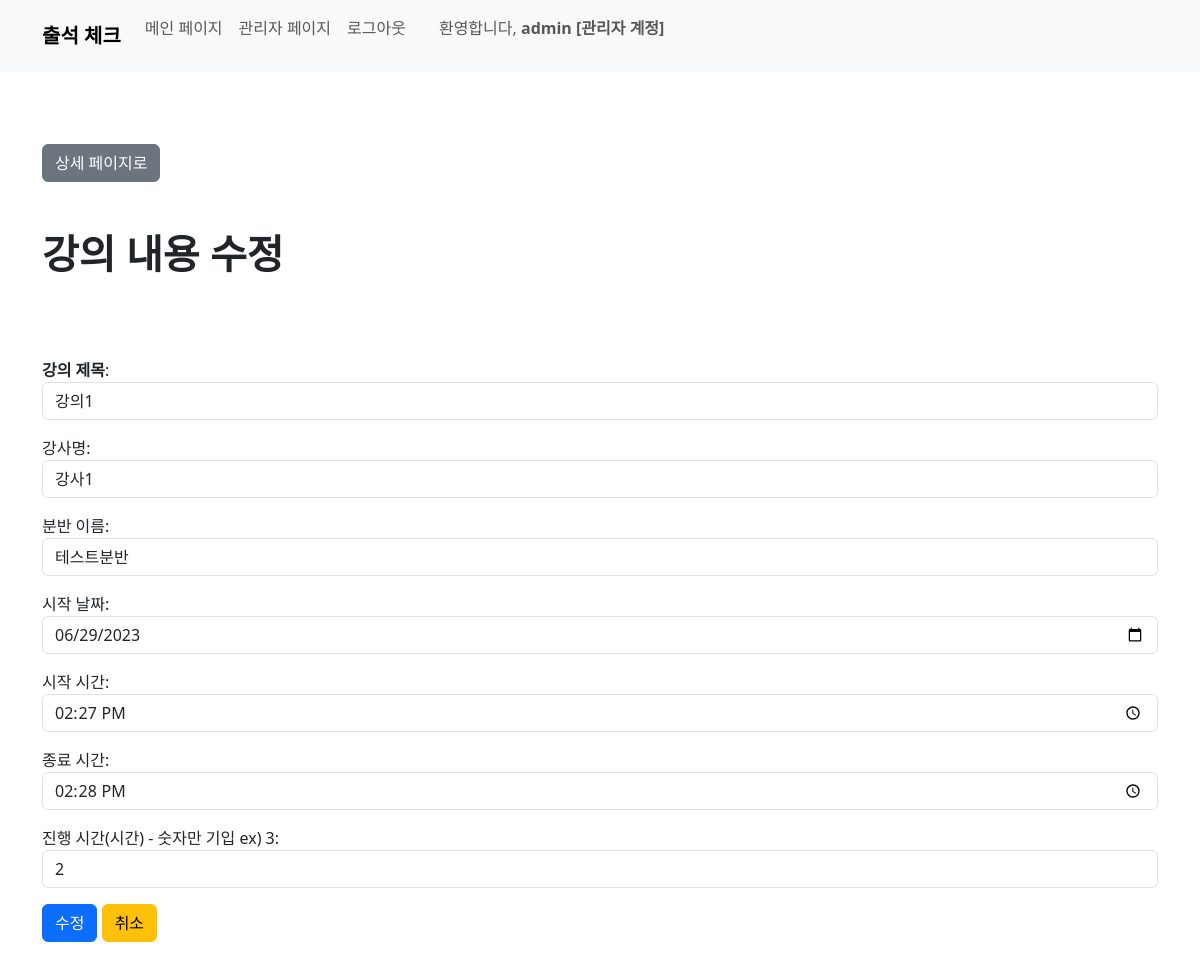
The page /course/edit/1/ (signed in) on the database its author committed.
### course/models.py (models this page shows, shortened)
class Course(models.Model):
    course_name = models.CharField(max_length=50)
    teacher_name = models.CharField(max_length=20)
    division_name = models.ForeignKey(Division, on_delete=models.CASCADE)
    start_date = models.DateField()
    start_at = models.TimeField()
    end_at = models.TimeField()
    hours = models.IntegerField()

### course/views.py (the view)
# urls.py: path('edit/<int:pk>/', views.edit_course, name='edit_course'),
@user_passes_test(lambda u: u.is_staff, login_url='/') # 권한 없으면 홈으로
def edit_course(request, pk):
    course = get_object_or_404(Course, pk=pk)
    if request.method == 'POST':
        form = CourseForm(request.POST, instance=course)
        if form.is_valid():
            form.save()
            return redirect('course:course_detail', pk=course.pk)
    else:
        form = CourseForm(instance=course)
    context = {'form': form, 'course':course}
    return render(request, 'course/edit_course.html', context)

### user/models.py (called while the page is built)
    def __str__(self):
        return self.name

### course/templates/course/edit_course.html (shortened to what this page needs)
{% load static %}
{% load django_bootstrap5 %}
{% bootstrap_css %}
<!DOCTYPE html>
<html>
<head>
</head>
<body>
  {% include 'home/navbar.html' %}
  <br><br><br>
    <div class="container">
      <a class="btn btn-secondary" href="{% url 'course:course_detail' course.pk %}" role="button">상세 페이지로</a>
      <br><br><br>
      <h1><b>강의 내용 수정</b></h1>
      <br><br><br>
      <form method="post">
        {{ form.as_p }}
        <button type="submit" class="btn btn-primary">수정</button>
        <a class="btn btn-warning" href="{% url 'course:course_detail' course.pk %}" role="button">취소</a>
      </form>
  </div>
</body>
</html>

### home/templates/home/navbar.html (shortened to what this page needs)
{% load django_bootstrap5 %}
{% bootstrap_css %}
<nav class="navbar navbar-expand-lg bg-body-tertiary bg-light">
  <div class="container-fluid container">
      <a class="navbar-brand" href="{% url 'home:home' %}"><b>출석 체크</b></a>
      <div class="collapse navbar-collapse" id="navbarNav">
          <ul class="navbar-nav mb-3">
              {% if user.is_authenticated %}
                  {% if user.is_staff %}
                      <li class="nav-item">
                        <a class="nav-link" aria-current="page" href="{% url 'home:home' %}">메인 페이지</a>
                      </li>
                      <li class="nav-item">
                        <a class="nav-link" aria-current="page" href="{% url 'user:admin_home' %}">관리자 페이지</a>
                      </li>
                      <li class="nav-item">
                        <a class="nav-link" aria-current="page" href="{% url 'home:logout' %}">로그아웃</a>
                      </li>
                      {% if user.student %}
                      <span class="navbar-text mr-3">
                        &nbsp;&nbsp;&nbsp;&nbsp;&nbsp; 환영합니다, <b> {{ user.student }} </b>
                      </span>
                      {% else %}
                      <span class="navbar-text mr-3">
                        &nbsp;&nbsp;&nbsp;&nbsp;&nbsp; 환영합니다, <b> {{ user }} [관리자 계정] </b>
                      </span>
                      {% endif %}
                  {% endif %}
              {% else %}
                <li class="nav-item">
                  <a class="nav-link active" href="{% url 'home:login' %}">로그인</a>
                </li>
              {% endif %}
          </ul>
      </div>
  </div>
</nav>

### rows shown on the page
Course: course_name "강의1", teacher_name "강사1", division_name "테스트분반", start_date "06/29/2023", start_at "14:27:00", end_at "14:28:00", hours "2"

### other values the page prints
{{ user }} "admin"
